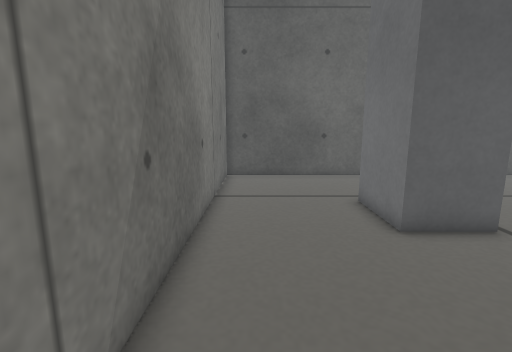
[1] (above)

16 first-person views from a walk through a Gazebo world. The camera is 0.29 m above the floor, tilts 10° down and sees 85° across. The floor is counted in squares, 0.1 m on a side. Each view is taken from the middle of a square. On the plan, view 1 faces up. The plan holds only what a view shows up to about 19 squares ahead; the rest is blank.

[2]
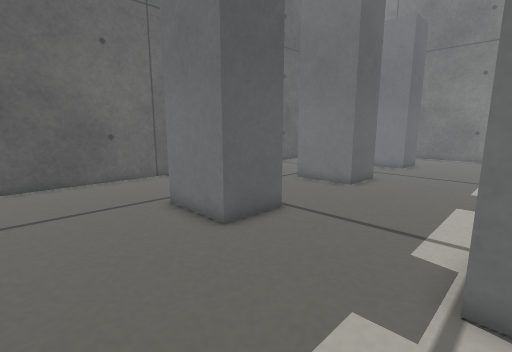

[3]
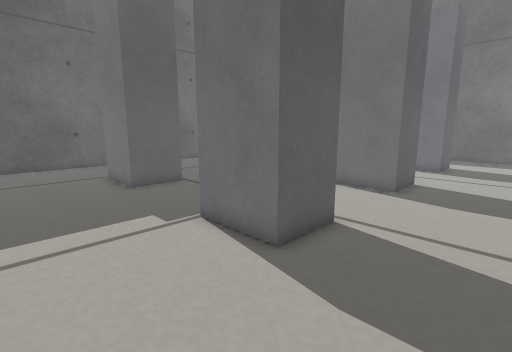

[4]
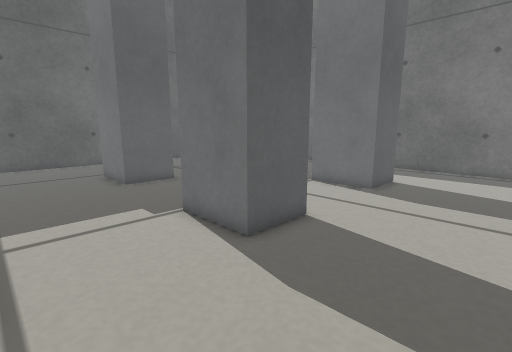

[5]
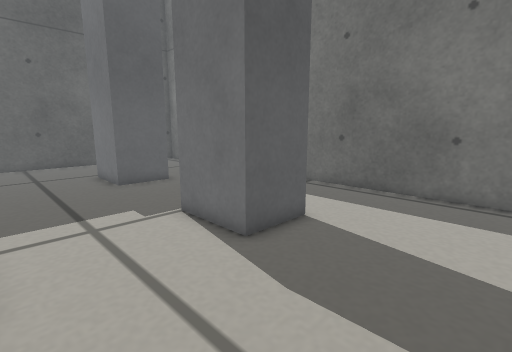

[6]
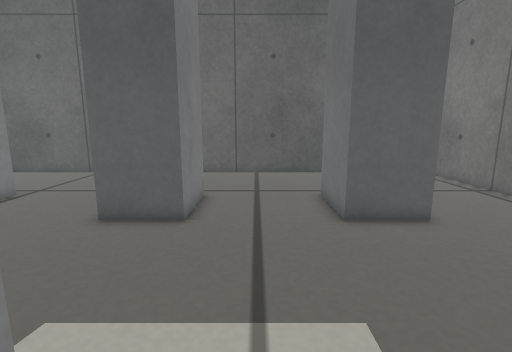

[7]
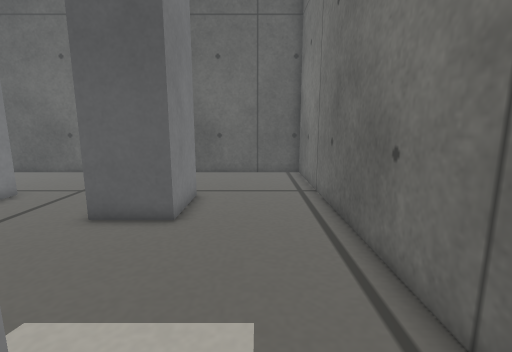

[8]
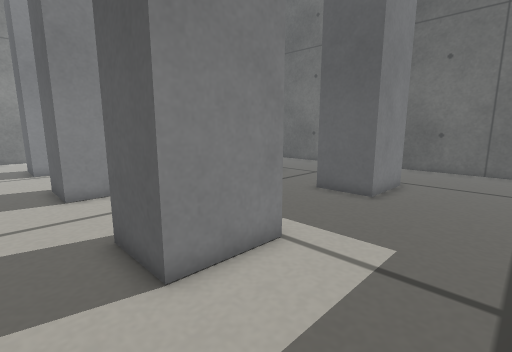

[9]
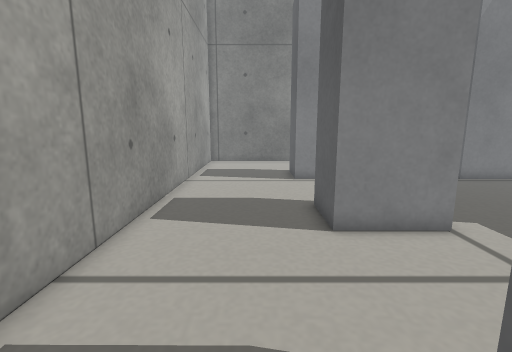

[10]
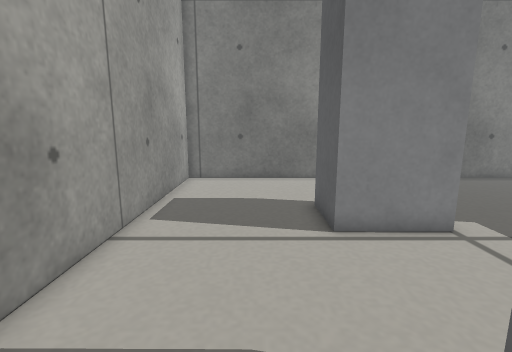

[11]
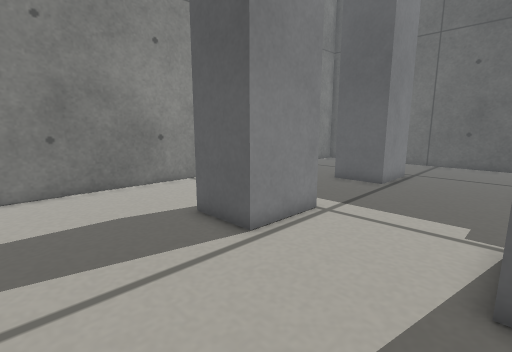

[12]
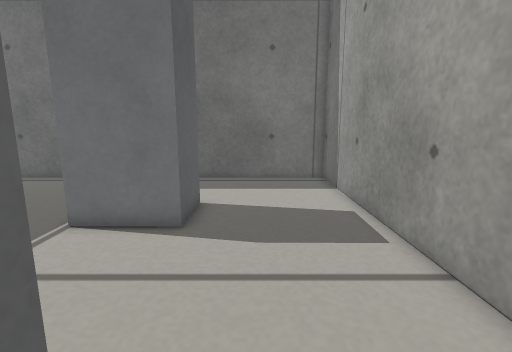

[13]
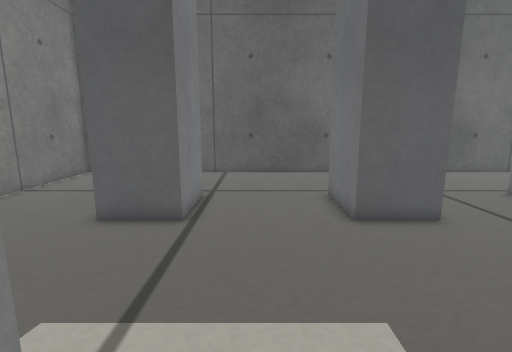

[14]
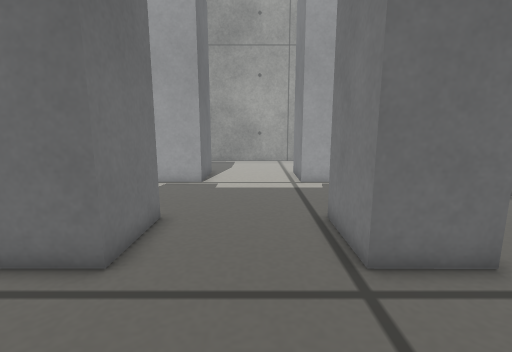

[15]
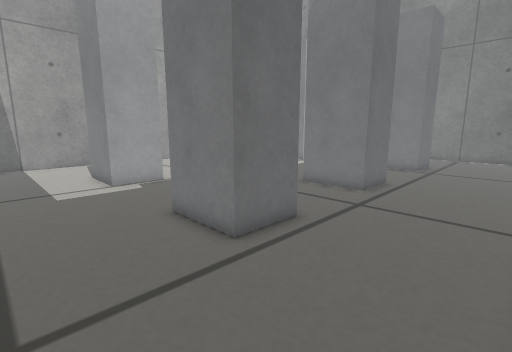

[16]
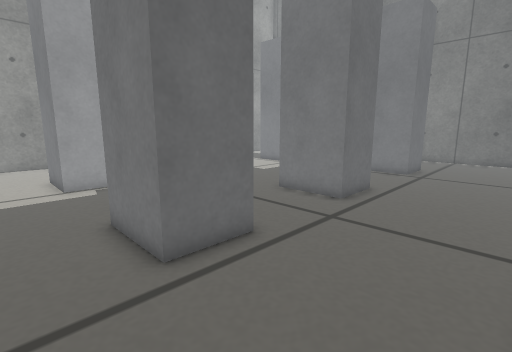

### Floor plan
Key: @ floor where view 1 was taken; # wall or solid block; . floor; P grey post.
Columns run from 2 left of view 1 to 28 right of it. Each row starts with its distance up from view 1.
 17 ###############################
 16 #.............................#
 15 #.............................#
 14 #.............................#
 13 #.............................#
 12 #.............................#
 11 #.....PPPP....PPPP....PPP.....#
 10 #.....P  P....P  P....P P.....#
  9 #.....P  P....P  P....P P.....#
  8 #.....P  P....P  P....P P.....#
  7 #.....PPPP....PPPP....PPP.....#
  6 #.............................#
  5 #.............................#
  4 #.............................#
  3 #.............................#
  2 #.............................#
  1 #.....PPPP....PPPP....PPP.....#
  0 #.@...P  P....P  P....P P.....#
 -1 #.....P PP....P PP....P P.....#
 -2 #.....PPP.....PPP.....PPP.....#
 -3 #.............................#
 -4 #.............................#
 -5 #.............................#
 -6 #.............................#
 -7 #.............................#
 -8 ###############################

Positions as (right, up) in squares from view 1, and headings:
1: (0, 0), facing up
2: (-1, 1), facing up-right
3: (-1, -6), facing up-right
4: (7, -7), facing up-right
5: (15, -7), facing up-right
6: (17, -1), facing up
7: (25, -1), facing up
8: (27, -4), facing up-left
9: (22, -4), facing left
10: (14, -4), facing left
11: (12, -7), facing up-left
12: (12, -4), facing right
13: (9, -1), facing up
14: (9, 16), facing down
15: (27, 16), facing down-left
16: (25, 16), facing down-left
